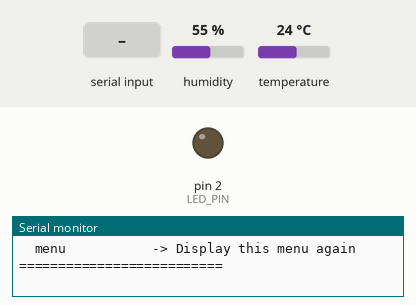
Bench run of a sketch on a simulated Arduino Uno, built with avr-gcc and run on an emulated ATmega328P. Parts: output pins drawn as LEDs (lit = HIGH), the last lines printed to the serial monitor. Dashed ring = blinking. Inputs (shaded band) come from the test bench; at power-on: humidity 55 %, temperature 24 °C.

Above: at 1.2 s.
1.3 s: "start\n" received over Serial
At 3.5 s:
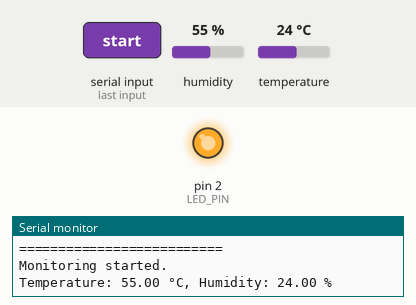
4.3 s: "start 1\n" received over Serial
6.5 s: humidity set to 32 %
9.5 s: humidity set to 29 %
At 11.42 s:
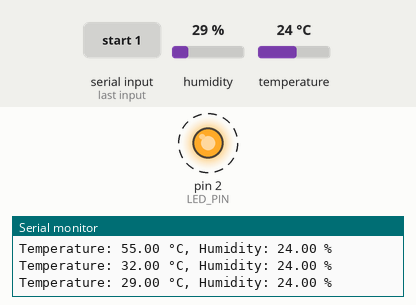
12.5 s: humidity set to 40 %
14.5 s: "settemp 1\n" received over Serial
Timing chart, 0 to 17.5 s (numbered marks = the images above; inputs shaded):
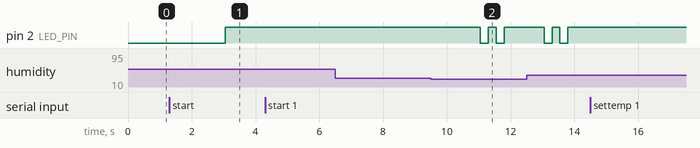

The sketch:

sketch_feb5a.ino
```cpp
#include <DHT11.h>  // Include the DHT11 sensor library

// Define return codes
#define DHTLIB_OK 0
#define DHTLIB_ERROR_CHECKSUM -1
#define DHTLIB_ERROR_TIMEOUT -2

// ----- Pin Definitions -----
#define DHT11PIN 4   // DHT11 sensor data pin (GPIO4)
#define LED_PIN 2    // LED control pin (GPIO2)

// Create a DHT11 object with the specified data pin.
DHT11 dht11(DHT11PIN);

// ----- Timing Variables -----
// Variables to manage timing for sensor readings and LED blinking.
unsigned long previousSensorMillis = 0;   // Stores the time of the last sensor reading.
const unsigned long sensorInterval = 2000;  // Interval for sensor readings (2000 ms).

unsigned long previousBlinkMillis = 0;      // Stores the last time the LED toggled.
const unsigned long blinkInterval = 250;      // LED blink interval (250 ms for a faster blink).

// ----- Global Variables -----
// Variables to store sensor data and LED state.
bool ledState = LOW;         // Current LED state (used for blinking).
float temperature = 0.0;     // Latest temperature reading in °C.
float humidity = 0.0;        // Latest humidity reading in %.
int ledMode = 0;             // LED mode: 0 = OFF, 1 = ON continuously, 2 = BLINKING.

// ----- Monitoring and Custom Thresholds -----
// Variables to control monitoring and set custom thresholds.
bool monitoring = false;     // Monitoring is off by default.
int tempHighThreshold = 30;  // Temperature high threshold in °C.
int tempLowThreshold  = 15;  // Temperature low threshold in °C.
int humHighThreshold  = 70;  // Humidity high threshold in %.
int humLowThreshold   = 30;  // Humidity low threshold in %.

/**
 * Function: printMenu
 * -------------------
 * Prints the user command menu to the Serial Monitor.
 */
void printMenu() {
  Serial.println();
  Serial.println("========== MENU ==========");
  Serial.println("Type one of the following commands:");
  Serial.println("  start          -> Start monitoring");
  Serial.println("  stop           -> Stop monitoring");
  Serial.println("  settemp <low> <high>  -> Set temperature thresholds (e.g., settemp 20 35)");
  Serial.println("  sethum <low> <high>   -> Set humidity thresholds (e.g., sethum 40 80)");
  Serial.println("  show           -> Show current threshold settings");
  Serial.println("  menu           -> Display this menu again");
  Serial.println("==========================");
  Serial.println();
}

/**
 * Function: handleCommand
 * -----------------------
 * Processes user commands entered via the Serial Monitor.
 *
 * Parameters:
 *   input - A string containing the command entered by the user.
 *
 * Behavior:
 *   - "start": Begins sensor monitoring.
 *   - "stop": Stops monitoring and displays the menu.
 *   - "settemp <low> <high>": Sets new temperature thresholds.
 *   - "sethum <low> <high>": Sets new humidity thresholds.
 *   - "show": Displays the current threshold settings.
 *   - "menu": Prints the menu.
 *   - Unknown commands prompt an error message.
 */
void handleCommand(String input) {
  input.trim();  // Remove any leading or trailing whitespace.
  if (input.equalsIgnoreCase("start")) {
    monitoring = true;
    Serial.println("Monitoring started.");
  }
  else if (input.equalsIgnoreCase("stop")) {
    monitoring = false;
    Serial.println("Monitoring stopped.");
    // Automatically show the menu when monitoring stops.
    printMenu();
  }
  else if (input.startsWith("settemp")) {
    // Expected format: "settemp <low> <high>"
    int firstSpace = input.indexOf(' ');
    if (firstSpace > 0) {
      String params = input.substring(firstSpace + 1);
      params.trim();
      int spaceIndex = params.indexOf(' ');
      if (spaceIndex > 0) {
         String lowStr = params.substring(0, spaceIndex);
         String highStr = params.substring(spaceIndex + 1);
         int lowVal = lowStr.toInt();
         int highVal = highStr.toInt();
         if (lowVal < highVal) {
             tempLowThreshold = lowVal;
             tempHighThreshold = highVal;
             Serial.print("Temperature thresholds set: low = ");
             Serial.print(tempLowThreshold);
             Serial.print(" °C, high = ");
             Serial.print(tempHighThreshold);
             Serial.println(" °C");
         } else {
             Serial.println("Error: low threshold must be less than high threshold.");
         }
      } else {
         Serial.println("Error: Please provide two values. (e.g., settemp 20 35)");
      }
    } else {
      Serial.println("Error: Invalid command format.");
    }
  }
  else if (input.startsWith("sethum")) {
    // Expected format: "sethum <low> <high>"
    int firstSpace = input.indexOf(' ');
    if (firstSpace > 0) {
      String params = input.substring(firstSpace + 1);
      params.trim();
      int spaceIndex = params.indexOf(' ');
      if (spaceIndex > 0) {
         String lowStr = params.substring(0, spaceIndex);
         String highStr = params.substring(spaceIndex + 1);
         int lowVal = lowStr.toInt();
         int highVal = highStr.toInt();
         if (lowVal < highVal) {
             humLowThreshold = lowVal;
             humHighThreshold = highVal;
             Serial.print("Humidity thresholds set: low = ");
             Serial.print(humLowThreshold);
             Serial.print(" %, high = ");
             Serial.print(humHighThreshold);
             Serial.println(" %");
         } else {
             Serial.println("Error: low threshold must be less than high threshold.");
         }
      } else {
         Serial.println("Error: Please provide two values. (e.g., sethum 40 80)");
      }
    } else {
      Serial.println("Error: Invalid command format.");
    }
  }
  else if (input.equalsIgnoreCase("show")) {
    // Display the current threshold settings.
    Serial.println("Current Threshold Settings:");
    Serial.print("  Temperature: low = ");
    Serial.print(tempLowThreshold);
    Serial.print(" °C, high = ");
    Serial.print(tempHighThreshold);
    Serial.println(" °C");
    Serial.print("  Humidity: low = ");
    Serial.print(humLowThreshold);
    Serial.print(" %, high = ");
    Serial.print(humHighThreshold);
    Serial.println(" %");
  }
  else if (input.equalsIgnoreCase("menu")) {
    // Print the menu.
    printMenu();
  }
  else {
    // Handle unknown commands.
    Serial.println("Unknown command. Type 'menu' to see available commands.");
  }
}

/**
 * Function: setup
 * ---------------
 * Initializes Serial communication, sets up pin modes,
 * and displays the menu at startup.
 */
void setup() {
  Serial.begin(115200);  // Start Serial communication at 115200 baud.
  Serial.println("Starting DHT11 sensor readings with LED indicator and menu...");
  pinMode(LED_PIN, OUTPUT);  // Set the LED control pin as an output.
  printMenu();  // Display the menu on startup.
}

/**
 * Function: loop
 * --------------
 * Main program loop:
 *   - Checks for and processes Serial input commands.
 *   - When monitoring is active, reads sensor data every 2 seconds.
 *   - Based on sensor readings and custom thresholds, sets the LED mode:
 *       * LED ON continuously if temperature > 30°C or humidity > 70%.
 *       * LED BLINKING if temperature < 15°C or humidity < 30%.
 *       * LED OFF otherwise.
 *   - Controls the LED based on the current mode.
 */
void loop() {
  unsigned long currentMillis = millis();

  // Check for incoming Serial commands.
  if (Serial.available() > 0) {
    String command = Serial.readStringUntil('\n');  // Read the input until a newline.
    handleCommand(command);  // Process the received command.
  }

  // If monitoring is enabled, read sensor data periodically.
  if (monitoring) {
    if (currentMillis - previousSensorMillis >= sensorInterval) {
      previousSensorMillis = currentMillis;

      // Read sensor data from the DHT11.
      int tempRead = dht11.readHumidity();      // Read temperature value (if library mapping is reversed)
      int humidityRead = dht11.readTemperature(); // Read humidity value (if library mapping is reversed)

      // Check if sensor readings are valid.
      if (humidityRead >= 0 && tempRead >= 0) {
        // Update global sensor values.
        humidity = humidityRead;
        temperature = tempRead;

        // Display sensor readings on the Serial Monitor.
        Serial.print("Temperature: ");
        Serial.print(temperature);
        Serial.print(" °C, Humidity: ");
        Serial.print(humidity);
        Serial.println(" %");

        // Determine LED mode based on the custom thresholds:
        // LED ON continuously if either temperature or humidity exceeds its high threshold.
        // LED BLINKING if either temperature or humidity is below its low threshold.
        // Otherwise, turn the LED OFF.
        if (temperature > tempHighThreshold || humidity > humHighThreshold) {
          ledMode = 1;  // LED ON continuously.
        } else if (temperature < tempLowThreshold || humidity < humLowThreshold) {
          ledMode = 2;  // LED BLINKING.
        } else {
          ledMode = 0;  // LED OFF.
        }
      } else {
        // If a sensor error occurred, print the error code.
        Serial.print("Failed to read from DHT11 sensor, error code: ");
        Serial.println((humidityRead < 0) ? humidityRead : tempRead);
      }
    }
  } else {
    // If monitoring is off, ensure the LED is turned off.
    ledMode = 0;
  }

  // ----- LED Control -----
  // Act based on the current LED mode.
  switch (ledMode) {
    case 0:  // LED OFF
      digitalWrite(LED_PIN, LOW);
      break;
    case 1:  // LED ON continuously
      digitalWrite(LED_PIN, HIGH);
      break;
    case 2:  // LED BLINKING
      if (currentMillis - previousBlinkMillis >= blinkInterval) {
        previousBlinkMillis = currentMillis;
        ledState = !ledState;  // Toggle the LED state.
        digitalWrite(LED_PIN, ledState);
      }
      break;
  }
}
```

Measured:
- the behaviour switches between 31 and 30 % on humidity (found by bisection; images 1 and 2)
- after the input at 1.3 s, pin 2 (LED_PIN): LOW → HIGH after 1.7 s
- after the input at 9.5 s, pin 2 (LED_PIN): alternates HIGH for 0.25 s and LOW for 0.25 s, 4 changes in all, then stays HIGH, starting after 1.5 s
